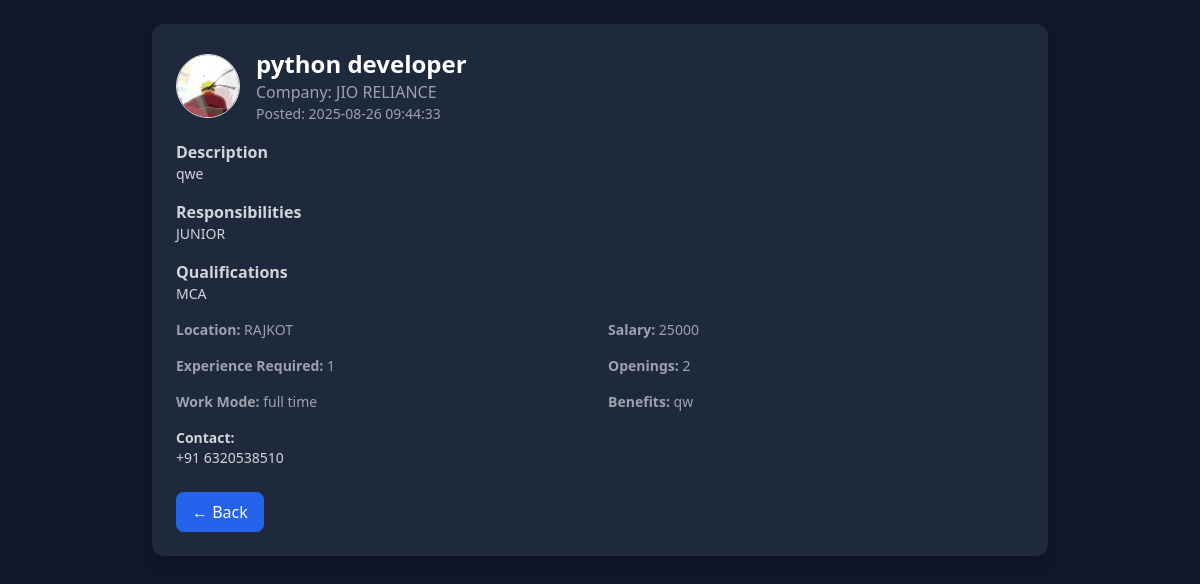
The page /admin_job_details.php?id=17 (signed in) on the database its author committed.
### tables this page shows
CREATE TABLE `company_jobs` (
  `job_id` int(11) NOT NULL,
  `username` varchar(255) NOT NULL,
  `company_name` varchar(255) NOT NULL,
  `job_title` varchar(255) NOT NULL,
  `job_type` varchar(100) NOT NULL,
  `job_location` varchar(255) NOT NULL,
  `salary` varchar(100) NOT NULL,
  `experience_required` varchar(100) NOT NULL,
  `job_description` text NOT NULL,
  `responsibilities` text NOT NULL,
  `qualifications` text NOT NULL,
  `contact_no` varchar(20) NOT NULL,
  `email` varchar(255) NOT NULL,
  `company_logo` varchar(255) DEFAULT NULL,
  `number_of_openings` int(11) NOT NULL,
  `work_mode` varchar(100) NOT NULL,
  `benefits` text DEFAULT NULL,
  `created_at` datetime DEFAULT current_timestamp(),
  `status` enum('open','filled') DEFAULT 'open'
);

### admin_job_details.php (the view, shortened to what this page needs)
<?php
include 'db.php';
$jobId = isset($_GET['id']) ? (int)$_GET['id'] : 0;
$sql = "SELECT
            j.job_id,
            j.username AS job_owner,
            COALESCE(NULLIF(j.company_name, ''), cp.company_name) AS company_name,
            j.job_title,
            j.job_type,
            j.job_location,
            j.salary,
            j.experience_required,
            j.job_description,
            j.responsibilities,
            j.qualifications,
            j.contact_no AS job_contact,
            j.email AS job_email,
            COALESCE(NULLIF(j.company_logo, ''), cp.logo) AS logo,
            j.number_of_openings,
            j.work_mode,
            j.benefits,
            j.created_at
        FROM company_jobs j
        LEFT JOIN company_profiles cp ON j.username = cp.username
        WHERE j.job_id = ? LIMIT 1";
$stmt = $conn->prepare($sql);
$stmt->bind_param('i', $jobId);
$stmt->execute();
$res = $stmt->get_result();
$job = $res->fetch_assoc();
$logoFile = !empty($job['logo']) ? $job['logo'] : 'default.png';
?>
<!DOCTYPE html>
<html lang="en">
<head>
  <script src="https://cdn.tailwindcss.com"></script>
</head>
<body class="bg-slate-900 text-white p-6">
  <div class="max-w-4xl mx-auto bg-slate-800 p-6 rounded-xl shadow-lg">
    <div class="flex items-center gap-4 mb-4">
      <img src="uploads/<?= htmlspecialchars($logoFile) ?>" alt="logo" class="w-16 h-16 rounded-full object-cover border">
      <div>
        <h1 class="text-2xl font-bold"><?= htmlspecialchars($job['job_title']) ?></h1>
        <p class="text-gray-400">Company: <?= htmlspecialchars($job['company_name'] ?? $job['job_owner']) ?></p>
        <p class="text-gray-400 text-sm">Posted: <?= htmlspecialchars($job['created_at']) ?></p>
      </div>
    </div>
    <div class="space-y-4 text-gray-300">
      <div>
        <h3 class="font-semibold">Description</h3>
        <div class="text-sm"><?= nl2br(htmlspecialchars($job['job_description'] ?? '')) ?></div>
      </div>
      <?php if (!empty($job['responsibilities'])): ?>
      <div>
        <h3 class="font-semibold">Responsibilities</h3>
        <div class="text-sm"><?= nl2br(htmlspecialchars($job['responsibilities'])) ?></div>
      </div>
      <?php endif; ?>
      <?php if (!empty($job['qualifications'])): ?>
      <div>
        <h3 class="font-semibold">Qualifications</h3>
        <div class="text-sm"><?= nl2br(htmlspecialchars($job['qualifications'])) ?></div>
      </div>
      <?php endif; ?>
      <div class="grid grid-cols-1 md:grid-cols-2 gap-4 text-sm text-gray-400">
        <div><strong>Location:</strong> <?= htmlspecialchars($job['job_location'] ?? 'N/A') ?></div>
        <div><strong>Salary:</strong> <?= htmlspecialchars($job['salary'] ?? 'N/A') ?></div>
        <div><strong>Experience Required:</strong> <?= htmlspecialchars($job['experience_required'] ?? 'N/A') ?></div>
        <div><strong>Openings:</strong> <?= htmlspecialchars($job['number_of_openings'] ?? '1') ?></div>
        <div><strong>Work Mode:</strong> <?= htmlspecialchars($job['work_mode'] ?? 'N/A') ?></div>
        <div><strong>Benefits:</strong> <?= nl2br(htmlspecialchars($job['benefits'] ?? 'N/A')) ?></div>
      </div>
      <div class="mt-4 text-sm text-gray-300">
        <strong>Contact:</strong>
        <div><?= htmlspecialchars($job['job_contact'] ?? $job['job_email'] ?? 'N/A') ?></div>
      </div>
    </div>
    <div class="mt-6 flex gap-2">
      <a href="manage_company_jobs.php" class="px-4 py-2 bg-blue-600 rounded-lg hover:bg-blue-700">← Back</a>
    </div>
  </div>
</body>
</html>

### rows shown on the page
company_jobs: job_title "python developer", created_at "2025-08-26 09:44:33", job_description "qwe", responsibilities "JUNIOR", qualifications "MCA", job_location "RAJKOT", salary "25000", experience_required "1", number_of_openings "2", work_mode "full time", benefits "qw", contact_no "+91 6320538510"

### other values the page prints
$job['company_name'] "JIO RELIANCE"
